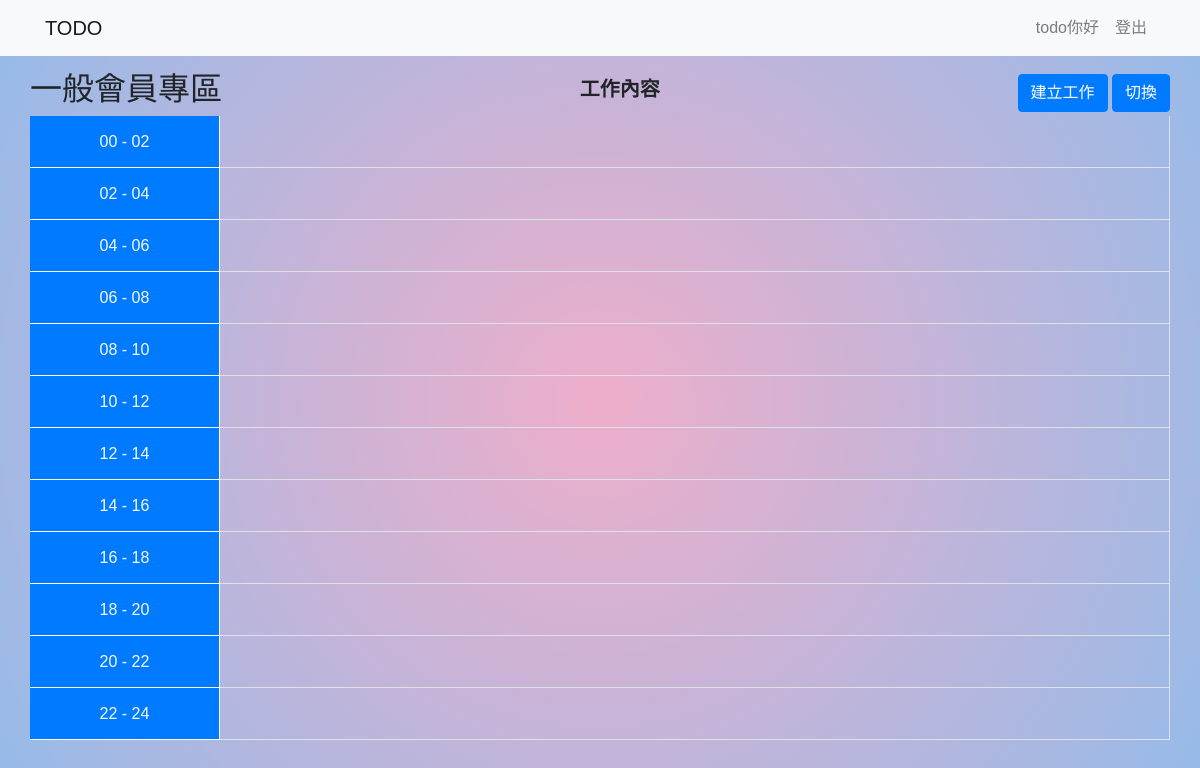
The app's page /todo_list.php (signed in), older data.
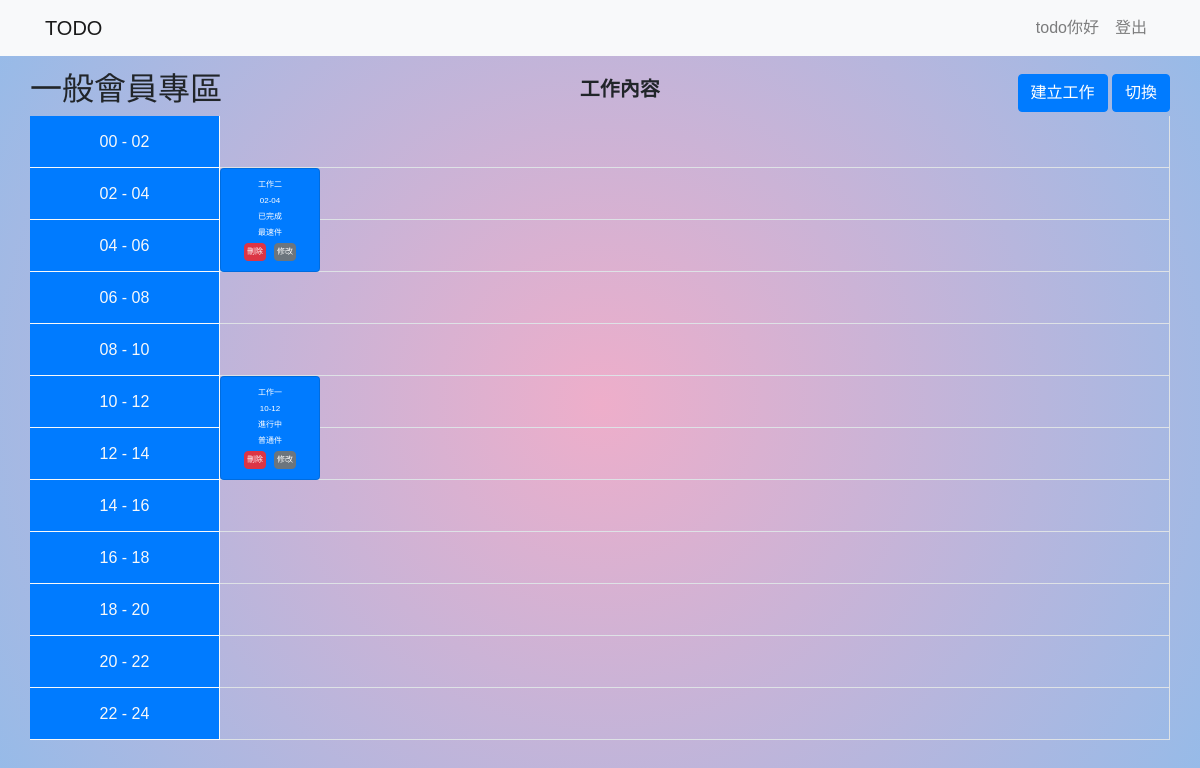
The same page, newer data.
### tables this page shows
CREATE TABLE `todo_list` (
  `id` int(10) UNSIGNED NOT NULL,
  `title` varchar(50) NOT NULL,
  `start` varchar(10) NOT NULL,
  `end` varchar(10) NOT NULL,
  `content` text NOT NULL,
  `created_at` datetime NOT NULL,
  `status` int(50) NOT NULL,
  `usetodo` int(5) NOT NULL
);

CREATE TABLE `status` (
  `code` int(1) NOT NULL,
  `code_name` varchar(10) NOT NULL
);

CREATE TABLE `usetodo` (
  `codes` int(5) NOT NULL,
  `codes_name` varchar(5) NOT NULL
);

### todo_list.php (the view, shortened to what this page needs)
<?php
require_once("pdo.php");
$sql = "SELECT * FROM todo_list
        JOIN status ON todo_list.status = status.code
        JOIN usetodo ON todo_list.usetodo = usetodo.codes";
$result = $pdo->query($sql)->fetchAll(PDO::FETCH_ASSOC);
?>
<!DOCTYPE html>
<html lang="en">
<head>
    <link rel="stylesheet" href="asset/bootstrap.css">
    <link rel="stylesheet" href="./css/todo_list.css">
</head>
<body>
    <nav class="navbar navbar-expand-lg navbar-light bg-light fixed-top">
        <div class="container">
            <a class="navbar-brand" href="javascript:;">TODO</a>
            <div class="collapse navbar-collapse" id="navbarScroll">
                <ul class="navbar-nav ml-auto my-2 my-lg-0 navbar-nav-scroll " style="max-height: 100px;">
                    <li class="nav-item">
                        <div class="nav-link">
                            <?php
                            if (isset($_SESSION["AUTH"])) {
                                echo $_SESSION["AUTH"]["user"] . "你好";
                            }
                            ?>
                        </div>
                    </li>
                    <li class="nav-item">
                        <?php
                        if (isset($_SESSION["AUTH"])) {
                            echo '<a class="nav-link" href="logout.php">登出</a>';
                        }
                        ?>
                    </li>
                </ul>
            </div>
        </div>
    </nav>
    <div class="container">
        <div class="wrapper">
        <div class="row align-items-center justify-content-between">
                <h2><?php
                    if ($_SESSION["AUTH"]["role"] == 0) {
                        echo '管理者專區';
                    } else {
                        echo '一般會員專區';
                    }
                    ?></h2>
                <h5 class="font-weight-bolder text-center">工作內容</h5>
                <div>
                    <button type="button" class="btn btn-primary" data-toggle="modal" data-target="#exampleModal">
                        建立工作
                    </button>
                    <button type="button" class="btn btn-primary" id="switch">
                        切換
                    </button>
                </div>
            </div>
            <div id="container">
                <div class="row">
                    <div class="table-left col-md-2 text-light bg-primary p-0">
                        <?php
                        for ($i = 0; $i < 24; $i = $i + 2) {
                            $hours = sprintf("%02d - %02d", $i, ($i + 2));
                        ?>
                            <div style="height:6.5vh" class="d-flex align-items-center justify-content-center border-right border-bottom border-light"><?= $hours; ?></div>
                        <?php
                        }
                        ?>
                    </div>
                    <div class="table-right col-10 p-0">
                        <?php
                        for ($i = 0; $i < 24; $i++) {
                            $hour = sprintf("%02d", $i);
                            $bottom = ($i % 2 == 1) ? 'border-bottom' : '';
                        ?>
                            <div data-hours="<?= $hour; ?>" class="time-line d-100 border-right <?= $bottom; ?> border-gray position-relative" style="height:3.25vh">
                                <div class="content-grid content-box">
                                    <?php
                                    foreach ($result as $row) {
                                        if ($row["start"] == $hour) {
                                    ?>
                                            <div class="card position-absolute" style="height: 13vh; z-index: 1000;" draggable="true" data-id="<?= $row['id'] ?>" data-start="<?= $row['start'] ?>">
                                                <span><?php echo $row["title"] ?></span>
                                                <div class='job-duration'><?php echo $row['start'] . "-" . $row['end'] ?></div>
                                                <div><?=$row['code_name']?></div>
                                                <div><?=$row['codes_name']?></div>
                                                <div class="d-flex">
                                                    <div><a class="btn btn-danger" href="todo_delete.php?id=<?php echo $row["id"] ?>" onclick="return confirm('確定要刪除?')">刪除</a></div>
                                                    <div><a class="btn btn-secondary" href="todo_edit.php?id=<?php echo $row["id"] ?>">修改</a></div>
                                                </div>
                                            </div>
                                    <?php
                                        }
                                    }
                                    ?>
                                </div>
                            </div>
                        <?php } ?>
                    </div>
                </div>
            </div>
        </div>
    </div>
</body>
</html>

### css/todo_list.css (style rules this page uses)
* { padding: 0; margin: 0; box-sizing: border-box; }
body { font-family: "Noto Sans TC", sans-serif; background: rgb(238, 174, 202); background: radial-gradient(circle, #eeaeca 0%, #94bbe9 100%); }
.wrapper { padding-top: 70px; padding-bottom: 70px; }
.card { width: 100px; height: 100px; padding: 8px; background-color: #007bff; color: #fff; cursor: move; font-size: 8px; user-select: none; display: grid; place-items: center; }
.card .btn { font-size: 8px!important; padding: 2px!important; margin: 0 4px; }

Row changes from the older to the newer data that the page shows:
added todo_list: title "工作二", start "02", end "04", status.code_name "已完成", usetodo.codes_name "最速件"
added todo_list: title "工作一", start "10", end "12", status.code_name "進行中", usetodo.codes_name "普通件"
